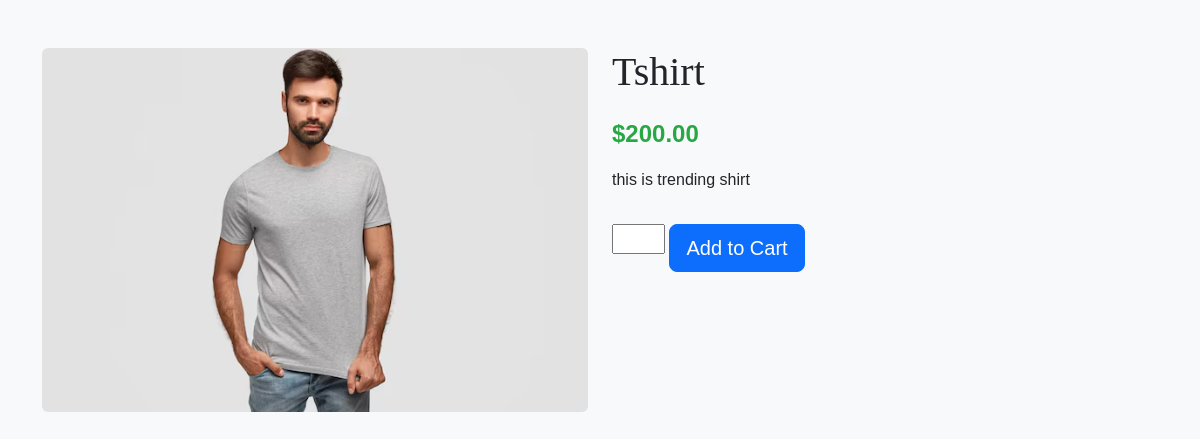
Screenshot of /shop/1/ with the database file from the repository.
### shop/models.py (models this page shows, shortened)
class Product(models.Model):
    name = models.CharField(max_length=100)
    description = models.TextField(blank=True)
    quantity = models.IntegerField(default='0')
    price = models.DecimalField(max_digits=10, decimal_places=2)
    thumbnail = models.ImageField(upload_to="images", null=True, width_field="image_width",
                              height_field="image_height")
    image_width = models.PositiveIntegerField(null=True, blank=True, editable=False)
    image_height = models.PositiveIntegerField(null=True, blank=True, editable=False)
    created_at = models.DateTimeField(auto_now_add=True)

### shop/views.py (the view)
# urls.py: path('shop/<int:pk>/', views.singleProduct, name='singleProduct'),
def singleProduct(request, pk):
    product = Product.objects.get(pk = pk)
    context = {'title':product.name,"product": product}
    return render(request, 'shop/single-product.html', context)

### templates/shop/single-product.html (shortened to what this page needs)
{% load static %}
<!DOCTYPE html>
<html>
<head>
    <link rel="stylesheet" href="https://cdn.jsdelivr.net/npm/bootstrap@5.3.3/dist/css/bootstrap.min.css">
    <link rel="stylesheet" href="{% static 'css/single-product.css' %}">
</head>
<body>
<div class="container mt-5">
    <div class="row">
        <div class="col-md-6">
            {% if product.thumbnail %}
            <img src="{{ product.thumbnail.url }}" class="img-fluid rounded product-img" alt="{{ product.name }}">
             {% else %}
                <img src="{% static 'img/product-placeholder.png' %}" class="card-img-top" alt="{{ product.name }}">
                {% endif %}
        </div>
        <div class="col-md-6">
            <h1>{{ product.name }}</h1>
            <p class="price">${{ product.price }}</p>
            <p>{{ product.description }}</p>
            <label >
                <input type="number" max="{{ product.quantity }}" min="1">
            </label>
            <button class="btn btn-primary btn-lg mt-3">Add to Cart</button>
        </div>
    </div>
</div>
</body>
</html>

### shop/static/css/single-product.css (style rules this page uses)
.product-img { max-height: 400px; object-fit: cover; width: 100%; border-radius: 10px; }
.price { font-size: 1.5rem; font-weight: bold; color: #28a745; }
body { background-color: #f8f9fa; font-family: Arial, sans-serif; }
h1 { font-family: 'Lobster', cursive; margin-bottom: 20px; }

### rows the page displays
Product: thumbnail (picture), name "Tshirt", price "200.00", description "this is trending shirt"
